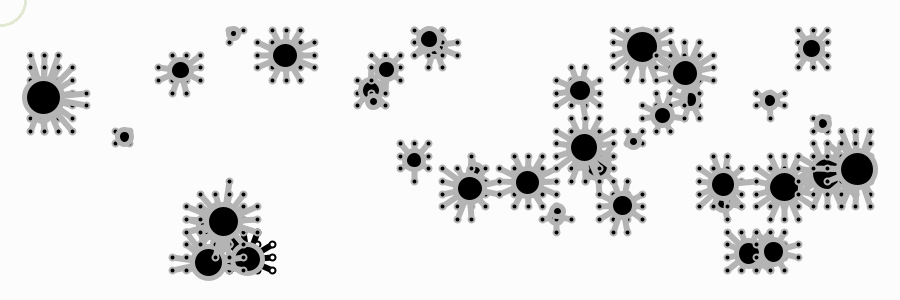
Frame 1 (no input)
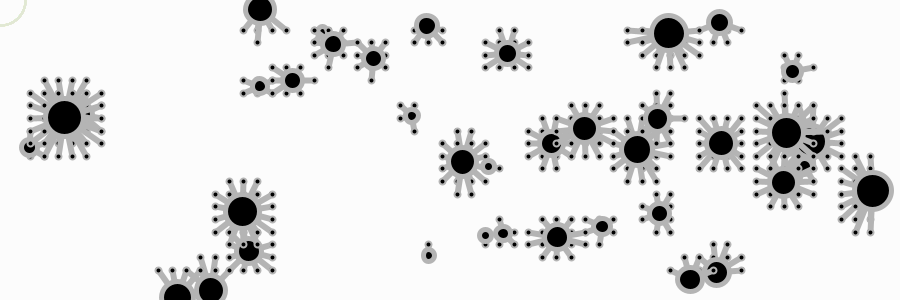
Frame 60 (the mouse pressed at the canvas centre just before this capture)
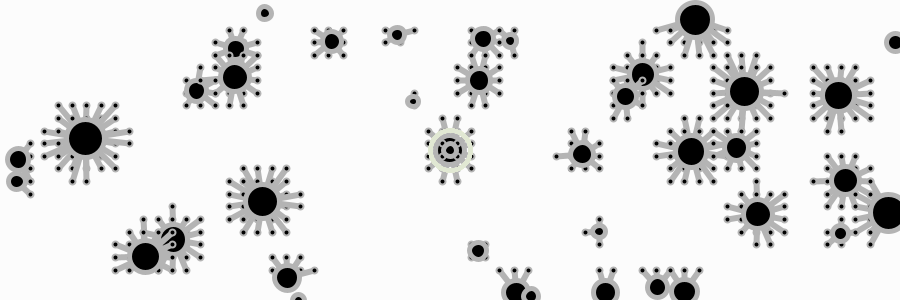
Frame 120 (the mouse held since frame 60 and released just before this capture)

The Processing sketch that drew these frames (run headless with seeded random() and noise(); from frame 60 on, the mouse is pressed at the canvas centre):

// Processing sketch: processing_129006
// ── processing_129006.pde

bug[] bugs;
cell[][] setka;

int ln = 40;
PVector loc;
PVector speed;
float sizeb;
float spd;

int columns = 60;
int rows = 20;
float offset = 30;

void setup() {
  size(900, 300);
  
  bugs = new bug[ln];
  for(int i = 0; i < ln; i++) {
    sizeb = random(10, 40);
    spd = map(sizeb, 10, 40, 3, 0.2);
    loc = new PVector(random(offset, width-offset), random(offset, height-offset));
    speed = new PVector(random(-spd, spd), random(-spd, spd));
    bugs[i] = new bug(loc, speed, sizeb);
  }

  setka = new cell[columns][rows];
for(int i = 0; i < columns; i++) {
for(int j = 0; j < rows; j++) {
float ri = map(i, 0, columns-1, offset, width-offset);
float rj = map(j, 0, rows-1, offset, height-offset);
setka[i][j] = new cell(ri, rj);
}
}
}

void draw() {
  background(#fcfcfc);
  
  for(int i = 0; i < columns; i++) {
for(int j = 0; j < rows; j++) {
setka[i][j].doit();
}
}
  
  for(int i = 0; i < ln; i++) {
    bugs[i].run();
  }
}

class bug {
  
  PVector v1;
  PVector s1;
  float size;
  
  bug(PVector _v1, PVector _s1, float _size) {
    v1 = _v1;
    s1 = _s1;
    size = _size;
    
    
  }
  
  void run() {
    bounce();
    move();
    legs();
    display();
  }
  
  
  
  void bounce() {
if(v1.x < 0) {
s1.x = s1.x*-1;
}
if(v1.x > width) {
s1.x = s1.x*-1;
}
if(v1.y < 0) {
s1.y = s1.y*-1;
}
if(v1.y > height) {
s1.y = s1.y*-1;
}
}
  
  void move() {
    float distm = dist(mouseX, mouseY, v1.x, v1.y);
    PVector mouse = new PVector(mouseX, mouseY);
    if(distm < 50 && mousePressed == true) {
      v1 = mouse;
    } else{
    v1.add(s1);
  }
  }
  
  void display() {
    //mouse
    
    if(mousePressed == true) {
    noFill();
    strokeWeight(4);
    stroke(#E1E8D3);
    ellipse(mouseX, mouseY, 40, 40);
    } else {
   strokeWeight(2);
   noFill();
   stroke(#E1E8D3); 
    ellipse(mouseX, mouseY, 50, 50);
    }


      
    
    //fill(#FAD9A7);
    //stroke(#C3D69B);
    fill(0);
    stroke(180);
    strokeWeight(5);
    ellipse(v1.x, v1.y, size, size);
  }
  
  void legs() {
    for(int i = 0; i < columns; i++) {
      for(int j = 0; j < rows; j++) {
        float dist2 = dist(v1.x, v1.y, setka[i][j].x, setka[i][j].y);
        float xa = v1.x;
        float ya = v1.y;
        //line(v1.x, v1.y, setka[i][j].x, setka[i][j].y);
        if (dist2 > size*0.1 && dist2 < size*1.2) {
          strokeWeight(6);
          line(xa, ya, setka[i][j].x, setka[i][j].y);
          strokeWeight(2);
          ellipse(setka[i][j].x, setka[i][j].y, 6, 6);
        }
      }
    }
  }
  
}
class cell {
float x;
float y;

cell(float _x, float _y){
x = _x;
y = _y;
}

void doit(){
  display();
}

void display() {
  //ellipse(x, y, 2, 2);
}
}
